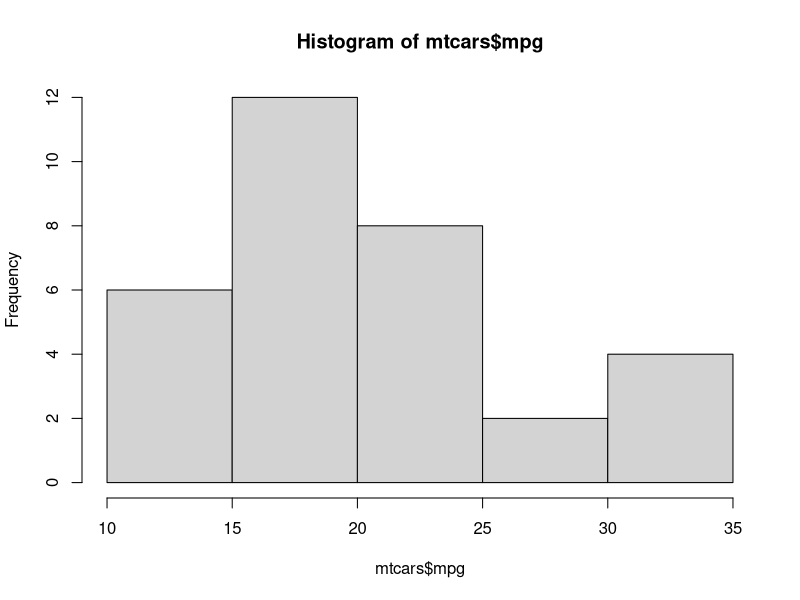
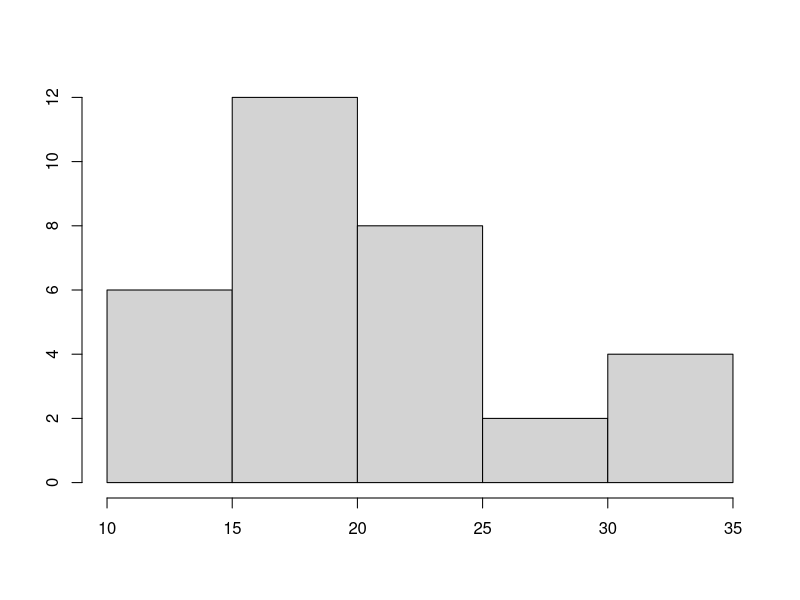
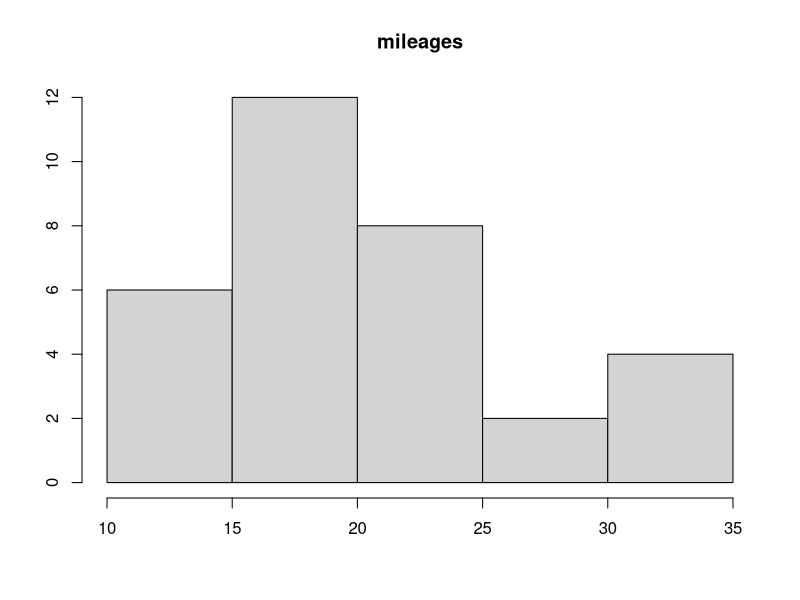

These charts were generated, in order, by the following R code:
mean.and.sd = function(x) { return(c(mean=mean(x), sd=sd(x))) } 
mean.and.sd(c(1, 2, 3, 4, 5))
lapply(X=mtcars, FUN=sd)
sapply(X=mtcars, FUN=mean)

scoreCar = function(mpg, hp) { return(20*mpg + hp) }
m = mtcars
#score = scoreCar(m$mpg,m$hp)
#m$score = score
#m
#w <- which(m$score == 743)
#w
score = mapply(scoreCar,m$mpg,m$hp)
m$score = score
which.max(m$score)

m = matrix(data=1:6, nrow=2, ncol=3)
m
rowSums(m)

rowStandardDeviations = function(x) { standard_deviation = apply(X=x, MARGIN=1, FUN=sd); return(standard_deviation) } 
rowStandardDeviations(m)

head(iris)
?iris
tapply(X=iris$Petal.Length, INDEX=iris$Species, FUN=mean)

h = function(x, main="", xlab="", ylab="", ...) {
  hist(x=x, main=main, xlab=xlab, ylab=ylab)
}
hist(mtcars$mpg);
h(mtcars$mpg);
h(mtcars$mpg, main="mileages", breaks=seq(from=0, to=40, by=5))

